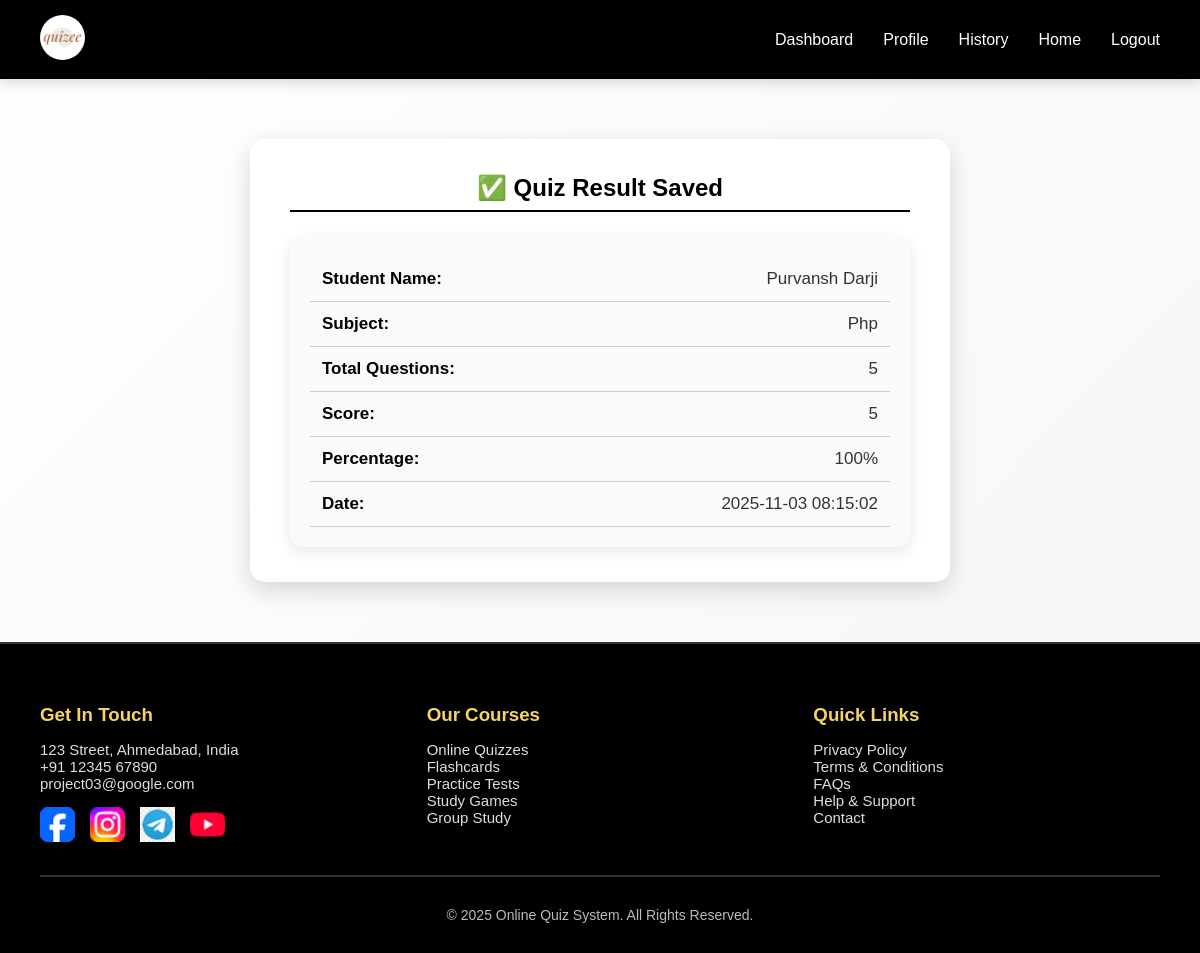
The page /result.php on the database its author committed.
### tables this page shows
CREATE TABLE `results` (
  `id` int(11) NOT NULL,
  `student_name` varchar(100) DEFAULT NULL,
  `subject` varchar(100) DEFAULT NULL,
  `total_questions` int(11) DEFAULT NULL,
  `score` int(11) DEFAULT NULL,
  `percentage` float DEFAULT NULL,
  `created_at` timestamp NOT NULL DEFAULT current_timestamp()
);

### result.php (the view, shortened to what this page needs)
<?php
include 'db.php';
$student_name = isset($_SESSION['student_name']) ? $_SESSION['student_name'] : 'Unknown Student';
$subject = isset($_POST['subject']) ? htmlspecialchars($_POST['subject']) : 'Unknown';
$total_questions = isset($_POST['total']) ? (int)$_POST['total'] : 0;
$score = isset($_POST['score']) ? (int)$_POST['score'] : 0;
$percentage = ($total_questions > 0) ? round(($score / $total_questions) * 100, 2) : 0;
$sql = "INSERT INTO results (student_name, subject, total_questions, score, percentage, created_at)
        VALUES (?, ?, ?, ?, ?, NOW())";
$stmt = $con->prepare($sql);
$stmt->bind_param("ssiid", $student_name, $subject, $total_questions, $score, $percentage);
$stmt->execute();
$last_id = $stmt->insert_id;
$result_data = [];
if ($last_id > 0) {
    $res = $con->prepare("SELECT * FROM results WHERE id = ?");
    $res->bind_param("i", $last_id);
    $res->execute();
    $result = $res->get_result();
    $result_data = $result->fetch_assoc();
}
?>
<!DOCTYPE html>
<html lang="en">
<head>
</head>
<body>
<nav class="navbar">
  <div class="logo">
    <img src="img/logo.png" alt="Logo">
  </div>
  <ul class="nav-links">
    <li><a href="student-deshbord.php">Dashboard</a></li>
    <li><a href="profile.php">Profile</a></li>
    <li><a href="student-history.php">History</a></li>
        <li><a href="student-home.php">Home</a></li>
    <li><a href="index.php">Logout</a></li>
  </ul>
</nav>
<div class="container">
  <h2>✅ Quiz Result Saved</h2>
  <?php if (!empty($result_data)) { ?>
  <div class="result-box">
    <table>
      <tr><th>Student Name:</th><td><?= htmlspecialchars($result_data['student_name']) ?></td></tr>
      <tr><th>Subject:</th><td><?= htmlspecialchars($result_data['subject']) ?></td></tr>
      <tr><th>Total Questions:</th><td><?= $result_data['total_questions'] ?></td></tr>
      <tr><th>Score:</th><td><?= $result_data['score'] ?></td></tr>
      <tr><th>Percentage:</th><td><?= $result_data['percentage'] ?>%</td></tr>
      <tr><th>Date:</th><td><?= $result_data['created_at'] ?></td></tr>
    </table>
  </div>
  <?php } else { ?>
  <p style="color:red;">⚠️ Unable to fetch your result details.</p>
  <?php } ?>
</div>
<footer>
  <div style="max-width:1200px;margin:auto;display:flex;flex-wrap:wrap;justify-content:space-between;gap:40px;">
    <div style="flex:1;min-width:250px;">
      <h3>Get In Touch</h3>
      <p>123 Street, Ahmedabad, India</p>
      <p>+91 12345 67890</p>
      <p>project03@google.com</p>
      <div class="socials">
        <a href="#"><img src="img/face.png" alt="Facebook"></a>
        <a href="#"><img src="img/inst.png" alt="Instagram"></a>
        <a href="#"><img src="img/tele.png" alt="Telegram"></a>
        <a href="#"><img src="img/You.png" alt="YouTube"></a>
      </div>
    </div>
    <div style="flex:1;min-width:200px;">
      <h3>Our Courses</h3>
      <p><a href="#">Online Quizzes</a></p>
      <p><a href="#">Flashcards</a></p>
      <p><a href="#">Practice Tests</a></p>
      <p><a href="#">Study Games</a></p>
      <p><a href="#">Group Study</a></p>
    </div>
    <div style="flex:1;min-width:200px;">
      <h3>Quick Links</h3>
      <p><a href="#">Privacy Policy</a></p>
      <p><a href="#">Terms & Conditions</a></p>
      <p><a href="#">FAQs</a></p>
      <p><a href="#">Help & Support</a></p>
      <p><a href="#">Contact</a></p>
    </div>
  </div>
  <hr>
  <p class="copy">&copy; 2025 Online Quiz System. All Rights Reserved.</p>
</footer>
</body>
</html>

### result.php (style rules this page uses)
:root { --bg-light: #ffffff; --bg-dark: #f5f5f5; --text-dark: #111; --text-light: #fff; --accent: #000; --shadow: rgba(0,0,0,0.15); }
* { margin: 0; padding: 0; box-sizing: border-box; font-family: "Poppins", sans-serif; }
body { background: linear-gradient(135deg, var(--bg-light), var(--bg-dark)); min-height: 100vh; display: flex; flex-direction: column; color: var(--text-dark); }
nav.navbar { background: var(--accent); padding: 15px 40px; display: flex; justify-content: space-between; align-items: center; box-shadow: 0 4px 12px var(--shadow); position: sticky; top: 0; z-index: 1000; }
nav .logo img { width: 45px; height: 45px; border-radius: 50%; }
nav .nav-links { list-style: none; display: flex; gap: 30px; }
nav .nav-links li a { text-decoration: none; color: var(--text-light); font-weight: 500; transition: 0.3s; }
.container { flex: 1; width: 90%; max-width: 700px; margin: 60px auto; background: var(--bg-light); border-radius: 15px; padding: 35px 40px; box-shadow: 0 8px 25px var(--shadow); animation: fadeIn 0.4s ease-in-out; text-align: center; }
.container h2 { text-align: center; margin-bottom: 20px; color: var(--accent); border-bottom: 2px solid #000; padding-bottom: 8px; font-weight: 600; }
.result-box { margin-top: 25px; background: #fafafa; border-radius: 12px; padding: 20px; box-shadow: 0 4px 15px rgba(0,0,0,0.1); }
.result-box table { width: 100%; border-collapse: collapse; }
.result-box th, .result-box td { border-bottom: 1px solid #ccc; padding: 12px; font-size: 17px; }
.result-box th { text-align: left; color: #000; }
.result-box td { text-align: right; color: #333; }
footer { background: #000; color: #fff; padding: 60px 40px 30px; border-top: 2px solid #333; }
footer h3 { color: #f6d365; margin-bottom: 15px; }
footer p, footer a { color: #ddd; font-size: 15px; text-decoration: none; transition: 0.3s; }
footer .socials { margin-top: 15px; display: flex; gap: 15px; align-items: center; }
footer .socials img { width: 35px; transition: 0.3s; }
hr { margin: 30px 0; border: 0.5px solid #ffffff33; }
footer p.copy { text-align: center; margin-top: 15px; color: #bbb; font-size: 14px; }

### rows shown on the page
results: student_name "Purvansh Darji", subject "Php", total_questions "5", score "5", percentage "100", created_at "2025-11-03 08:15:02"
